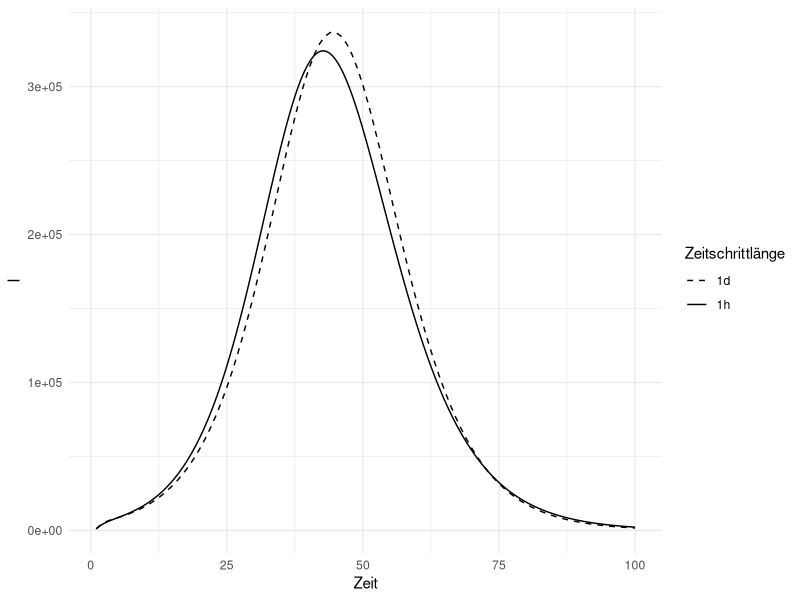

Write the R code that produced this figure.
library(deSolve)
library(ggplot2)

N <- 4000000
R0 <- 0
I0 <- 1000
E0 <- 20000
S0 <- N - E0 - I0 - R0
beta <- 0.8
gamma <- 0.33
sigma <- 0.19
steps <- 100

seirgen <- function(dtstep) {
  # dtstep is the step length in time units (e.g. 0.1 days per simulation step).
  # Since dtstep is the step length _after_ the first day we need to subtract 1 from t before dividing by dtstep.
  # E.g. 3 days with a step length of 0.5 result in 5 rows: 1.0, 1.5, 2.0, 2.5, 3.0.
  # Same logic applies for calculating "time" below.
  rows <- (steps - 1) / dtstep + 1
  out <- matrix(0, ncol = 5, nrow = rows)
  colnames(out) <- c("time", "S", "E", "I", "R")

  S <- S0
  E <- E0
  I <- I0
  R <- R0

  for (i in seq(1, rows)) {
    Sn <- S
    En <- E
    In <- I
    Rn <- R
    out[i, "time"] <- (i - 1) * dtstep + 1
    out[i, "S"] <- Sn
    out[i, "E"] <- En
    out[i, "I"] <- In
    out[i, "R"] <- Rn
    S <- Sn - dtstep * (beta * ((Sn * In) / N))
    E <- En + dtstep * (beta * ((Sn * In) / N) - sigma * En)
    I <- In + dtstep * (sigma * En - gamma * In)
    R <- Rn + dtstep * (gamma * In)
  }

  out
}

out1d <- seirgen(1)
out1h <- seirgen(1 / 24)

ggplot(mapping = aes(x = time, y = I)) +
  theme_minimal() +
  scale_linetype_manual(values = c("1d" = "dashed", "1h" = "solid")) +
  labs(x = "Zeit", linetype = "Zeitschrittlänge") +
  geom_line(data = as.data.frame(out1d), mapping = aes(linetype = "1d")) +
  geom_line(data = as.data.frame(out1h), mapping = aes(linetype = "1h"))
